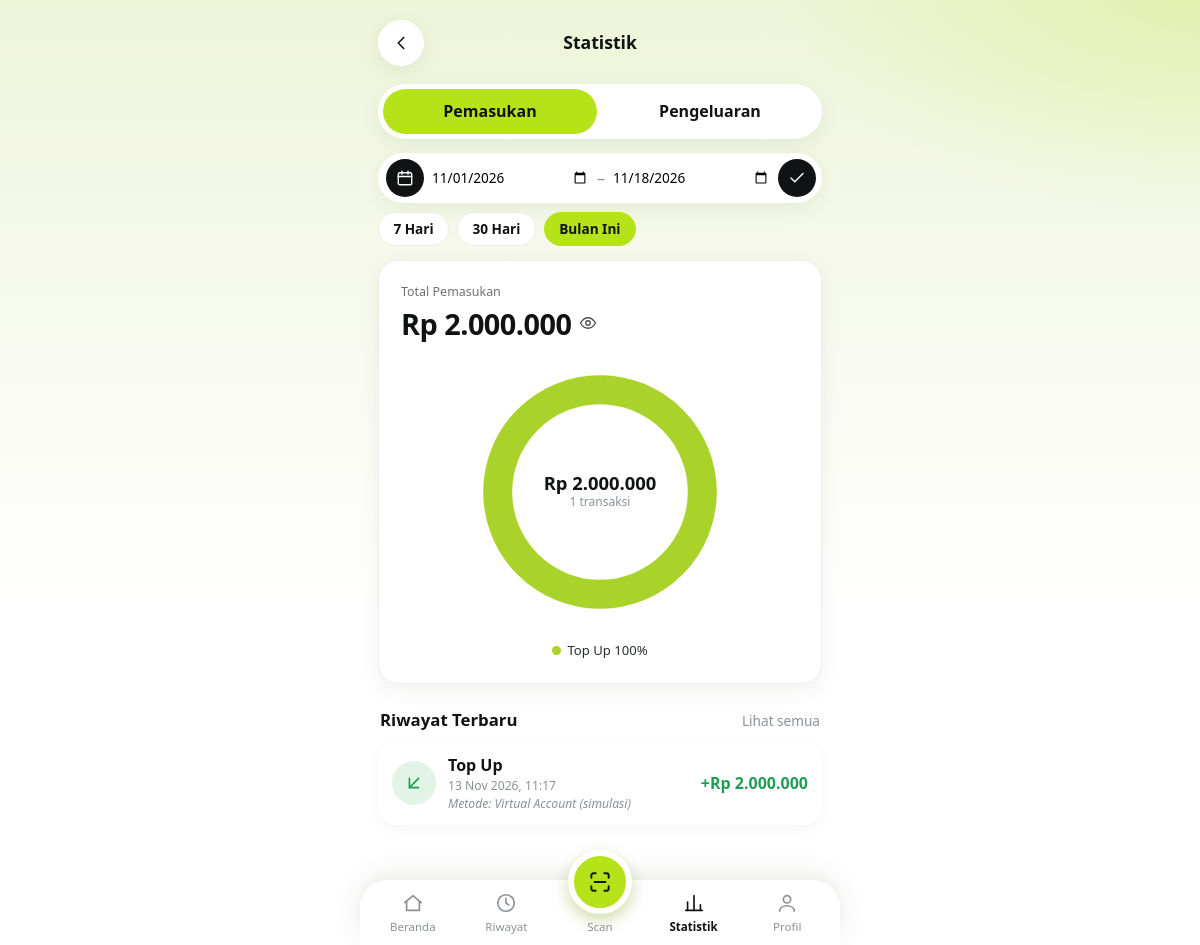
The app's page /statistics (signed in) with its own data.
### tables this page shows
CREATE TABLE transactions (
  id              INTEGER PRIMARY KEY,
  ref_no          TEXT NOT NULL UNIQUE,
  group_ref       TEXT NOT NULL,
  user_id         TEXT NOT NULL COLLATE NOCASE REFERENCES users(id),
  type            TEXT NOT NULL CHECK (type IN ('TOPUP','TRANSFER','QR_PAYMENT','BILL','PULSA')),
  direction       TEXT NOT NULL CHECK (direction IN ('IN','OUT')),
  amount          INTEGER NOT NULL CHECK (amount > 0),
  fee             INTEGER NOT NULL DEFAULT 0 CHECK (fee >= 0),
  counterparty_id TEXT COLLATE NOCASE,
  note            TEXT,
  status          TEXT NOT NULL CHECK (status IN ('BERHASIL','GAGAL','MENUNGGU')),
  created_at      TEXT NOT NULL
);

### web/routes/wallet_routes.py (the view)
@bp.get("/statistics")
@login_required
def statistics():
    user = current_user()
    conn = get_conn()
    tab = "out" if request.args.get("tab") == "out" else "in"
    today = clock.today()
    date_from = request.args.get("from") or today[:8] + "01"
    date_to = request.args.get("to") or today
    try:
        rows = reports.user_summary(conn, user.id, date_from, date_to)
    except EWalletError as exc:
        flash(str(exc), "danger")
        date_from, date_to = today[:8] + "01", today
        rows = reports.user_summary(conn, user.id, date_from, date_to)
    wanted = "IN" if tab == "in" else "OUT"
    cats = [r for r in rows if r.direction == wanted]
    total = sum(r.total for r in cats)
    legend = [
        {"index": i % charts.PALETTE_SIZE, "label": tx_label(r.type, r.direction), "share": round(r.total / total * 100)}
        for i, r in enumerate(cats)
    ]
    return render_template(
        "statistics.html",
        tab=tab,
        date_from=date_from,
        date_to=date_to,
        dates={"from": date_from, "to": date_to},
        presets=_presets(today),
        total=total,
        tx_count=sum(r.count for r in cats),
        segments=charts.donut_segments([r.total for r in cats]),
        legend=legend,
        recent=wallet.get_history(conn, user.id, date_from=date_from, date_to=date_to, limit=5),
    )

### core/auth.py (called while the page is built)
def _to_user(row: sqlite3.Row) -> User:
    return User(
        id=row["id"],
        name=row["name"],
        email=row["email"],
        phone=row["phone"],
        balance=row["balance"],
        role=row["role"],
        status=row["status"],
        created_at=row["created_at"],
    )

def get_user(conn: sqlite3.Connection, user_id: str) -> User | None:
    row = conn.execute("SELECT * FROM users WHERE id = ?", (user_id,)).fetchone()
    return _to_user(row) if row else None

### core/clock.py (called while the page is built)
def now() -> int:
    return int(time.time())

def iso(ts: int | None = None) -> str:
    return time.strftime("%Y-%m-%d %H:%M:%S", time.localtime(now() if ts is None else ts))

def today() -> str:
    return iso()[:10]

### core/db.py (called while the page is built)
def connect(path: str | Path | None = None) -> sqlite3.Connection:
    target = str(path if path is not None else config.DB_PATH)
    if target != ":memory:":
        Path(target).parent.mkdir(parents=True, exist_ok=True)
    conn = sqlite3.connect(target, timeout=10, isolation_level=None)
    conn.row_factory = sqlite3.Row
    conn.execute("PRAGMA foreign_keys = ON")
    conn.execute("PRAGMA busy_timeout = 10000")
    if target != ":memory:":
        conn.execute("PRAGMA journal_mode = WAL")
    return conn

### core/formatting.py (called while the page is built)
def tx_label(type_: str, direction: str) -> str:
    return TX_LABELS.get((type_, direction), type_.replace("_", " ").title())

def short_datetime(stamp: str) -> str:
    try:
        date_part, time_part = stamp.split(" ")
        year, month, day = (int(x) for x in date_part.split("-"))
        return f"{day} {_MONTHS[month - 1]} {year}, {time_part[:5]}"
    except (ValueError, IndexError):
        return stamp

def format_rupiah(amount: int) -> str:
    sign = "-" if amount < 0 else ""
    return f"{sign}Rp {abs(int(amount)):,}".replace(",", ".")

### core/models.py (called while the page is built)
    @property
    def is_active(self) -> bool:
        return self.status == "AKTIF"

### core/wallet.py (called while the page is built)
def _to_transaction(row: sqlite3.Row) -> Transaction:
    return Transaction(**{key: row[key] for key in row.keys()})

def get_history(
    conn: sqlite3.Connection,
    user_id: str,
    *,
    type_: str | None = None,
    status: str | None = None,
    date_from: str | None = None,
    date_to: str | None = None,
    limit: int = 50,
    offset: int = 0,
) -> list[Transaction]:
    return query_transactions(
        conn, user_id, type_=type_, status=status, date_from=date_from, date_to=date_to, limit=limit, offset=offset
    )

### web/helpers.py (called while the page is built)
def get_conn():
    if "conn" not in g:
        g.conn = db.connect(current_app.config["DB_PATH"])
    return g.conn

### web/templates/statistics.html (shortened to what this page needs)
{% extends "base.html" %}
{% from "_macros.html" import icon, tx_item, page_head %}
{% block content %}
{{ page_head("Statistik", url_for('wallet.dashboard')) }}
<div class="seg-tabs">
  <a class="{{ 'active' if tab == 'in' }}" href="{{ url_for('wallet.statistics', tab='in', **dates) }}">Pemasukan</a>
  <a class="{{ 'active' if tab == 'out' }}" href="{{ url_for('wallet.statistics', tab='out', **dates) }}">Pengeluaran</a>
</div>
<form method="get" action="{{ url_for('wallet.statistics') }}" class="date-bar">
  <span class="date-ico">{{ icon('calendar', 'ic ic-sm') }}</span>
  <input type="date" name="from" value="{{ date_from }}" aria-label="Dari tanggal" required>
  <span class="muted">&ndash;</span>
  <input type="date" name="to" value="{{ date_to }}" aria-label="Sampai tanggal" required>
  <button class="round-btn dark" type="submit" aria-label="Terapkan">{{ icon('check', 'ic ic-sm') }}</button>
</form>
<div class="chips">
  {% for p in presets %}
  <a class="chip {{ 'active' if p.start == date_from and p.end == date_to }}" href="{{ url_for('wallet.statistics', tab=tab, **{'from': p.start, 'to': p.end}) }}">{{ p.label }}</a>
  {% endfor %}
</div>
<section class="card-soft stat-panel">
  <div class="stat-label">Total {{ 'Pemasukan' if tab == 'in' else 'Pengeluaran' }}</div>
  <div class="stat-total"><span id="stat-total">{{ total | rupiah }}</span>
    <button type="button" class="eye-btn" data-toggle-balance="#stat-total" aria-label="Tampilkan atau sembunyikan total">{{ icon('eye', 'ic ic-sm') }}</button>
  </div>
  <div class="donut-wrap">
    <svg class="donut" viewBox="0 0 42 42" role="img" aria-label="Diagram donat {{ 'pemasukan' if tab == 'in' else 'pengeluaran' }}">
      <circle class="donut-bg" cx="21" cy="21" r="15.9155" fill="none" stroke-width="4.5"/>
      {% for s in segments %}
      <circle class="seg seg-{{ s.index }}" cx="21" cy="21" r="15.9155" fill="none" stroke-width="4.5"
              stroke-dasharray="{{ s.pct }} {{ s.gap }}" stroke-dashoffset="{{ s.offset }}"/>
      {% endfor %}
    </svg>
    <div class="donut-center">
      {% if segments %}
        <div class="big">{{ total | rupiah }}</div>
        <div class="small">{{ tx_count }} transaksi</div>
      {% else %}
        <div class="small">Belum ada data<br>pada rentang ini</div>
      {% endif %}
    </div>
  </div>
  {% if legend %}
  <div class="legend">
    {% for item in legend %}
    <span class="legend-row"><span class="dot dot-{{ item.index }}"></span>{{ item.label }} {{ item.share }}%</span>
    {% endfor %}
  </div>
  {% endif %}
</section>
<div class="section-head"><h2 class="section-title">Riwayat Terbaru</h2><a class="see-all" href="{{ url_for('wallet.history', **{'from': date_from, 'to': date_to}) }}">Lihat semua</a></div>
{% if recent %}
<div class="tx-list">
  {% for tx in recent %}{{ tx_item(tx) }}{% endfor %}
</div>
{% else %}
<div class="card-soft empty">Tidak ada transaksi pada rentang ini.</div>
{% endif %}
{% endblock %}

### web/templates/_macros.html (shortened to what this page needs)
{% macro page_head(title, back_url) -%}
<div class="page-head">
  <a class="round-btn" href="{{ back_url }}" aria-label="Kembali">{{ icon('back') }}</a>
  <h1>{{ title }}</h1>
</div>
{%- endmacro %}
{% macro tx_item(tx) -%}
{%- set failed = tx.status == 'GAGAL' -%}
<a class="tx-item" href="{{ url_for('wallet.transaction_detail', ref_no=tx.ref_no) }}">
  <span class="tx-ico {{ 'failed' if failed else ('in' if tx.direction == 'IN' else 'out') }}">{{ icon('arrow-in' if tx.direction == 'IN' else 'arrow-out') }}</span>
  <span class="tx-main">
    <span class="tx-title">{{ tx | tx_label }}</span>
    <span class="tx-sub">{{ tx.created_at | dt }}{% if tx.counterparty_id and tx.counterparty_id != '-' %} &middot; {{ tx.counterparty_id }}{% endif %}</span>
    {%- if tx.note %}<span class="tx-note">{{ tx.note }}</span>{% endif %}
  </span>
  <span class="tx-amt {{ 'failed' if failed else ('in' if tx.direction == 'IN' else 'out') }}">
    {{ '+' if tx.direction == 'IN' else '-' }}{{ tx.amount | rupiah }}
  </span>
</a>
{%- endmacro %}

### records on screen
transactions: tx "Top Up", created_at|dt "13 Nov 2026, 11:17", note "Metode: Virtual Account (simulasi)", direction "+", amount|rupiah "Rp 2.000.000"

### other values on screen
{{ title }} "Statistik"
{{ p.label }} "7 Hari" "30 Hari" "Bulan Ini"
{{ 'Pemasukan' if tab == 'in' else 'Pengeluaran' }} "Pemasukan"
{{ total | rupiah }} "Rp 2.000.000"
{{ tx_count }} "1"
{{ item.label }} "Top Up"
{{ item.share }} "100"
